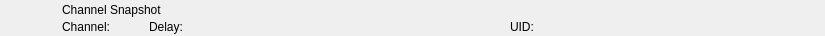
<?xml version="1.0" encoding="UTF-8"?>
<ui version="4.0">
 <class>RundownPrintWidget</class>
 <widget class="QWidget" name="RundownPrintWidget">
  <property name="geometry">
   <rect>
    <x>0</x>
    <y>0</y>
    <width>825</width>
    <height>36</height>
   </rect>
  </property>
  <layout class="QHBoxLayout" name="horizontalLayout">
   <property name="spacing">
    <number>0</number>
   </property>
   <property name="margin">
    <number>0</number>
   </property>
   <item>
    <widget class="QFrame" name="frameItem">
     <property name="sizePolicy">
      <sizepolicy hsizetype="Preferred" vsizetype="Fixed">
       <horstretch>0</horstretch>
       <verstretch>0</verstretch>
      </sizepolicy>
     </property>
     <property name="minimumSize">
      <size>
       <width>0</width>
       <height>36</height>
      </size>
     </property>
     <widget class="QLabel" name="labelIcon">
      <property name="geometry">
       <rect>
        <x>22</x>
        <y>2</y>
        <width>32</width>
        <height>32</height>
       </rect>
      </property>
      <property name="text">
       <string/>
      </property>
      <property name="pixmap">
       <pixmap resource="../Widgets.qrc">:/Graphics/Images/Snapshot.png</pixmap>
      </property>
      <property name="scaledContents">
       <bool>true</bool>
      </property>
     </widget>
     <widget class="QLabel" name="labelChannel">
      <property name="geometry">
       <rect>
        <x>62</x>
        <y>19</y>
        <width>78</width>
        <height>16</height>
       </rect>
      </property>
      <property name="text">
       <string>Channel:</string>
      </property>
     </widget>
     <widget class="QLabel" name="labelLabel">
      <property name="geometry">
       <rect>
        <x>62</x>
        <y>2</y>
        <width>561</width>
        <height>16</height>
       </rect>
      </property>
      <property name="text">
       <string>Channel Snapshot</string>
      </property>
     </widget>
     <widget class="QLabel" name="labelColor">
      <property name="geometry">
       <rect>
        <x>0</x>
        <y>0</y>
        <width>18</width>
        <height>36</height>
       </rect>
      </property>
      <property name="text">
       <string/>
      </property>
     </widget>
     <widget class="QLabel" name="labelGroupColor">
      <property name="geometry">
       <rect>
        <x>0</x>
        <y>0</y>
        <width>6</width>
        <height>36</height>
       </rect>
      </property>
      <property name="text">
       <string/>
      </property>
     </widget>
     <widget class="QLabel" name="labelDevice">
      <property name="geometry">
       <rect>
        <x>241</x>
        <y>19</y>
        <width>260</width>
        <height>16</height>
       </rect>
      </property>
      <property name="text">
       <string></string>
      </property>
     </widget>
     <widget class="QLabel" name="labelDelay">
      <property name="geometry">
       <rect>
        <x>149</x>
        <y>19</y>
        <width>83</width>
        <height>16</height>
       </rect>
      </property>
      <property name="text">
       <string>Delay:</string>
      </property>
     </widget>
     <widget class="QLabel" name="labelRemoteTriggerId">
      <property name="geometry">
       <rect>
        <x>510</x>
        <y>19</y>
        <width>111</width>
        <height>16</height>
       </rect>
      </property>
      <property name="text">
       <string>UID:</string>
      </property>
     </widget>
    </widget>
   </item>
   <item>
    <widget class="QFrame" name="frameStatus">
     <property name="minimumSize">
      <size>
       <width>77</width>
       <height>0</height>
      </size>
     </property>
     <property name="maximumSize">
      <size>
       <width>77</width>
       <height>16777215</height>
      </size>
     </property>
     <widget class="QLabel" name="labelGpiConnected">
      <property name="geometry">
       <rect>
        <x>1</x>
        <y>2</y>
        <width>32</width>
        <height>32</height>
       </rect>
      </property>
      <property name="minimumSize">
       <size>
        <width>32</width>
        <height>32</height>
       </size>
      </property>
      <property name="maximumSize">
       <size>
        <width>32</width>
        <height>32</height>
       </size>
      </property>
      <property name="lineWidth">
       <number>0</number>
      </property>
      <property name="text">
       <string/>
      </property>
      <property name="pixmap">
       <pixmap resource="../Widgets.qrc">:/Graphics/Images/GpiConnected.png</pixmap>
      </property>
      <property name="scaledContents">
       <bool>true</bool>
      </property>
     </widget>
     <widget class="QLabel" name="labelDisconnected">
      <property name="geometry">
       <rect>
        <x>32</x>
        <y>2</y>
        <width>32</width>
        <height>32</height>
       </rect>
      </property>
      <property name="minimumSize">
       <size>
        <width>32</width>
        <height>32</height>
       </size>
      </property>
      <property name="maximumSize">
       <size>
        <width>32</width>
        <height>32</height>
       </size>
      </property>
      <property name="text">
       <string/>
      </property>
      <property name="pixmap">
       <pixmap resource="../Widgets.qrc">:/Graphics/Images/Disconnected.png</pixmap>
      </property>
      <property name="scaledContents">
       <bool>true</bool>
      </property>
     </widget>
     <widget class="QLabel" name="labelActiveColor">
      <property name="geometry">
       <rect>
        <x>69</x>
        <y>0</y>
        <width>8</width>
        <height>36</height>
       </rect>
      </property>
      <property name="minimumSize">
       <size>
        <width>8</width>
        <height>36</height>
       </size>
      </property>
      <property name="maximumSize">
       <size>
        <width>8</width>
        <height>36</height>
       </size>
      </property>
      <property name="text">
       <string/>
      </property>
     </widget>
    </widget>
   </item>
  </layout>
 </widget>
 <resources>
  <include location="../Widgets.qrc"/>
 </resources>
 <connections/>
 <slots>
  <slot>addToCombo()</slot>
 </slots>
</ui>
